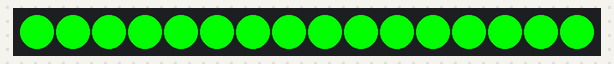
This sketch was run on a simulated Arduino Mega 2560, built with avr-gcc and run on an emulated ATmega2560. Shown: 16 RGB LEDs in strip order, left to right. Colours are those a GRB WS2812 strip shows for the declared byte order.

Above: at 0.1 s.
At 1.1 s:
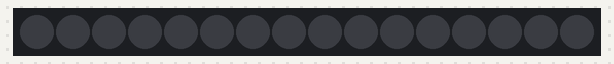

Measured:
- what the display in image 1 shows lasts 1.0 s, from 1.0 s to 2.0 s

The sketch:

sketch_jul3a.ino
```cpp
#include <FastLED.h>

// How many leds in your strip?
#define NUM_LEDS 16

// For led chips like WS2812, which have a data line, ground, and power, you just
// need to define DATA_PIN.  For led chipsets that are SPI based (four wires - data, clock,
// ground, and power), like the LPD8806 define both DATA_PIN and CLOCK_PIN
// Clock pin only needed for SPI based chipsets when not using hardware SPI
#define DATA_PIN  41
//#define CLOCK_PIN

// Define the array of leds
CRGB leds[NUM_LEDS];

void setup() {
    // Uncomment/edit one of the following lines for your leds arrangement.
    // ## Clockless types ##
    //FastLED.addLeds<NEOPIXEL, DATA_PIN>(leds, NUM_LEDS);  // GRB ordering is assumed
    // FastLED.addLeds<SM16703, DATA_PIN, RGB>(leds, NUM_LEDS);
    // FastLED.addLeds<TM1829, DATA_PIN, RGB>(leds, NUM_LEDS);
    // FastLED.addLeds<TM1812, DATA_PIN, RGB>(leds, NUM_LEDS);
    // FastLED.addLeds<TM1809, DATA_PIN, RGB>(leds, NUM_LEDS);
    // FastLED.addLeds<TM1804, DATA_PIN, RGB>(leds, NUM_LEDS);
    // FastLED.addLeds<TM1803, DATA_PIN, RGB>(leds, NUM_LEDS);
    // FastLED.addLeds<UCS1903, DATA_PIN, RGB>(leds, NUM_LEDS);
    // FastLED.addLeds<UCS1903B, DATA_PIN, RGB>(leds, NUM_LEDS);
    // FastLED.addLeds<UCS1904, DATA_PIN, RGB>(leds, NUM_LEDS);
    // FastLED.addLeds<UCS2903, DATA_PIN, RGB>(leds, NUM_LEDS);
    // FastLED.addLeds<WS2812, DATA_PIN, RGB>(leds, NUM_LEDS);  // GRB ordering is typical
    // FastLED.addLeds<WS2852, DATA_PIN, RGB>(leds, NUM_LEDS);  // GRB ordering is typical
    FastLED.addLeds<WS2812B, DATA_PIN, RGB>(leds, NUM_LEDS);  // GRB ordering is typical
    // FastLED.addLeds<GS1903, DATA_PIN, RGB>(leds, NUM_LEDS);
    // FastLED.addLeds<SK6812, DATA_PIN, RGB>(leds, NUM_LEDS);  // GRB ordering is typical
    // FastLED.addLeds<SK6822, DATA_PIN, RGB>(leds, NUM_LEDS);
    // FastLED.addLeds<APA106, DATA_PIN, RGB>(leds, NUM_LEDS);
    // FastLED.addLeds<PL9823, DATA_PIN, RGB>(leds, NUM_LEDS);
    // FastLED.addLeds<SK6822, DATA_PIN, RGB>(leds, NUM_LEDS);
    // FastLED.addLeds<WS2811, DATA_PIN, RGB>(leds, NUM_LEDS);
    // FastLED.addLeds<WS2813, DATA_PIN, RGB>(leds, NUM_LEDS);
    // FastLED.addLeds<APA104, DATA_PIN, RGB>(leds, NUM_LEDS);
    // FastLED.addLeds<WS2811_400, DATA_PIN, RGB>(leds, NUM_LEDS);
    // FastLED.addLeds<GE8822, DATA_PIN, RGB>(leds, NUM_LEDS);
    // FastLED.addLeds<GW6205, DATA_PIN, RGB>(leds, NUM_LEDS);
    // FastLED.addLeds<GW6205_400, DATA_PIN, RGB>(leds, NUM_LEDS);
    // FastLED.addLeds<LPD1886, DATA_PIN, RGB>(leds, NUM_LEDS);
    // FastLED.addLeds<LPD1886_8BIT, DATA_PIN, RGB>(leds, NUM_LEDS);
    // ## Clocked (SPI) types ##
    // FastLED.addLeds<LPD6803, DATA_PIN, CLOCK_PIN, RGB>(leds, NUM_LEDS);  // GRB ordering is typical
    // FastLED.addLeds<LPD8806, DATA_PIN, CLOCK_PIN, RGB>(leds, NUM_LEDS);  // GRB ordering is typical
    // FastLED.addLeds<WS2801, DATA_PIN, CLOCK_PIN, RGB>(leds, NUM_LEDS);
    // FastLED.addLeds<WS2803, DATA_PIN, CLOCK_PIN, RGB>(leds, NUM_LEDS);
    // FastLED.addLeds<SM16716, DATA_PIN, CLOCK_PIN, RGB>(leds, NUM_LEDS);
    // FastLED.addLeds<P9813, DATA_PIN, CLOCK_PIN, RGB>(leds, NUM_LEDS);  // BGR ordering is typical
    // FastLED.addLeds<DOTSTAR, DATA_PIN, CLOCK_PIN, RGB>(leds, NUM_LEDS);  // BGR ordering is typical
    // FastLED.addLeds<APA102, DATA_PIN, CLOCK_PIN, RGB>(leds, NUM_LEDS);  // BGR ordering is typical
    // FastLED.addLeds<SK9822, DATA_PIN, CLOCK_PIN, RGB>(leds, NUM_LEDS);  // BGR ordering is typical
}

void loop() {
    // Loop through each LED and turn it on (all LEDs will be red)
    for(int i = 0; i < NUM_LEDS; i++) {
        leds[i] = CRGB::Red;
    }
    FastLED.show(); // Update the LED strip
    delay(1000); // Wait for 1 second

    // Loop through each LED and turn it off
    for(int i = 0; i < NUM_LEDS; i++) {
        leds[i] = CRGB::Black;
    }
    FastLED.show(); // Update the LED strip
    delay(1000); // Wait for another second before repeating
}
```
